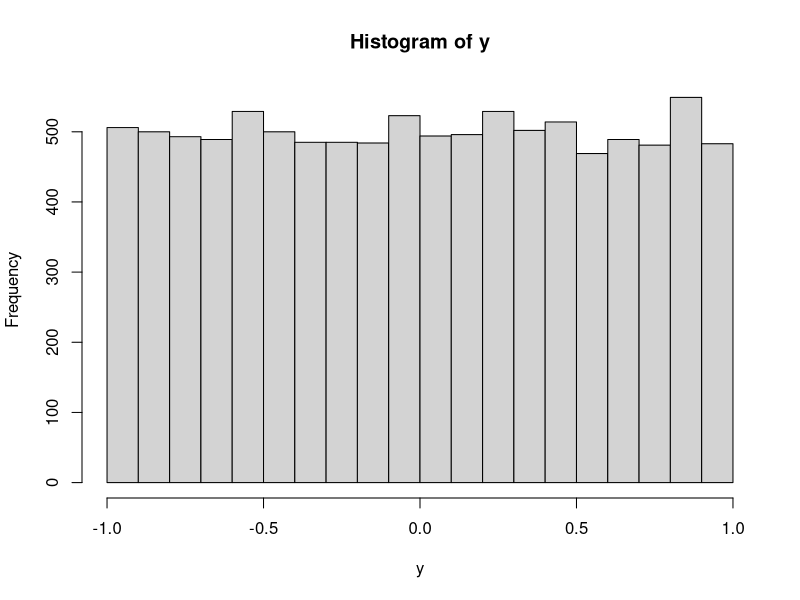
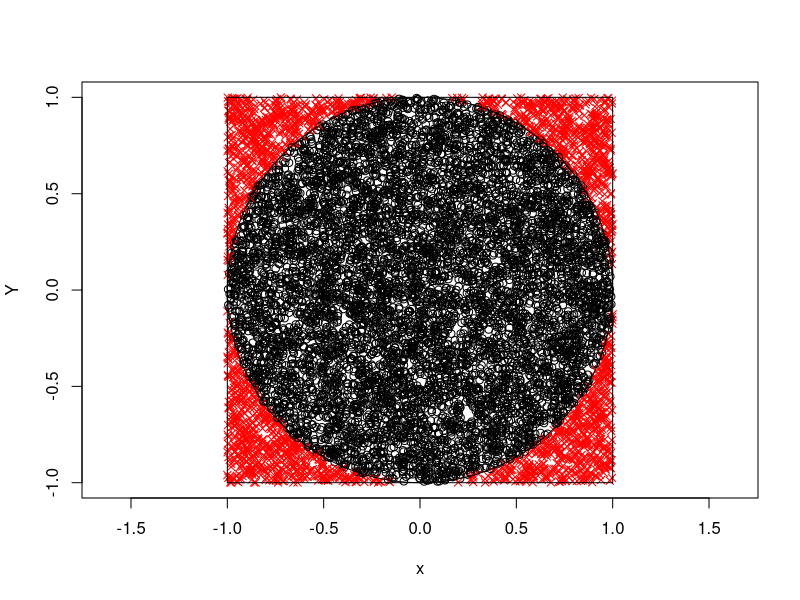

R code for these plots, in order:
# GENERACION DE NUMEROS ALEATORIOS
# Aproximar el valor de pi mediante simulacion a partir de P(x^2+y^2 <= 1)

set.seed(1)
n <- 10000
x <- runif(n, -1, 1)
y <- runif(n, -1, 1)
indice <- (x^2+y^2 < 1)
mean(indice)
pi/4


pi_aprox <- 4*mean(indice)
pi_aprox
hist(y)

# GENERAMOS EL GRAFICO
# Colores y simbolos dependiendo de si el indice correspondiente es verdadero
color <- ifelse(indice, "black", "red")
simbolo <- ifelse(indice, 1, 4)
plot(x, y, pch = simbolo, col = color, xlim = c(-1, 1), xlab = "x", ylab = "Y", asp = 1)

# asp = 1 para dibujar circulo
symbols(0,0,circles = 1, inches = FALSE, add = TRUE)
symbols(0,0,squares = 2, inches = FALSE, add = TRUE)
